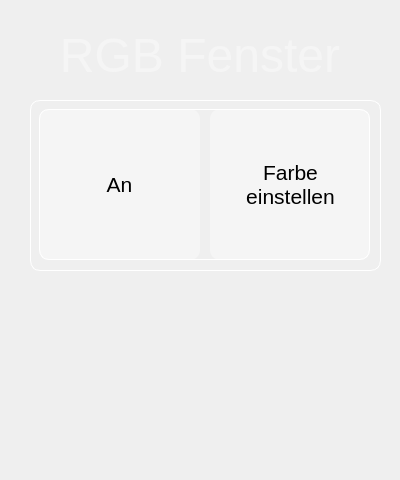
<?xml version="1.0" encoding="UTF-8"?>
<ui version="4.0">
 <class>RgbWand</class>
 <widget class="QDialog" name="RgbWand">
  <property name="geometry">
   <rect>
    <x>0</x>
    <y>0</y>
    <width>400</width>
    <height>480</height>
   </rect>
  </property>
  <property name="windowTitle">
   <string>Dialog</string>
  </property>
  <property name="styleSheet">
   <string notr="true">border:none;</string>
  </property>
  <widget class="QLabel" name="label">
   <property name="geometry">
    <rect>
     <x>0</x>
     <y>30</y>
     <width>400</width>
     <height>50</height>
    </rect>
   </property>
   <property name="font">
    <font>
     <pointsize>36</pointsize>
    </font>
   </property>
   <property name="styleSheet">
    <string notr="true">color:rgb(245,245,245);</string>
   </property>
   <property name="text">
    <string>RGB Fenster</string>
   </property>
   <property name="alignment">
    <set>Qt::AlignCenter</set>
   </property>
  </widget>
  <widget class="QPushButton" name="pushButton_back">
   <property name="geometry">
    <rect>
     <x>330</x>
     <y>410</y>
     <width>60</width>
     <height>60</height>
    </rect>
   </property>
   <property name="focusPolicy">
    <enum>Qt::NoFocus</enum>
   </property>
   <property name="text">
    <string/>
   </property>
   <property name="icon">
    <iconset resource="bilder.qrc">
     <normaloff>:/bilder/Icons/arrow_left_icon.png</normaloff>:/bilder/Icons/arrow_left_icon.png</iconset>
   </property>
   <property name="iconSize">
    <size>
     <width>50</width>
     <height>50</height>
    </size>
   </property>
   <property name="flat">
    <bool>true</bool>
   </property>
  </widget>
  <widget class="QGroupBox" name="groupBox">
   <property name="geometry">
    <rect>
     <x>30</x>
     <y>100</y>
     <width>351</width>
     <height>171</height>
    </rect>
   </property>
   <property name="styleSheet">
    <string notr="true">border: 1px solid white;
border-radius:10px;</string>
   </property>
   <property name="title">
    <string/>
   </property>
   <widget class="QWidget" name="horizontalLayoutWidget">
    <property name="geometry">
     <rect>
      <x>9</x>
      <y>9</y>
      <width>331</width>
      <height>151</height>
     </rect>
    </property>
    <layout class="QHBoxLayout" name="horizontalLayout">
     <property name="spacing">
      <number>10</number>
     </property>
     <item>
      <widget class="QGroupBox" name="groupBox_2">
       <property name="styleSheet">
        <string notr="true">background-color:rgba(255,255,255,100);
border:none;</string>
       </property>
       <property name="title">
        <string/>
       </property>
       <widget class="QPushButton" name="pushButton_toggle">
        <property name="geometry">
         <rect>
          <x>0</x>
          <y>0</y>
          <width>161</width>
          <height>151</height>
         </rect>
        </property>
        <property name="font">
         <font>
          <pointsize>16</pointsize>
         </font>
        </property>
        <property name="styleSheet">
         <string notr="true">border:none;
background-color:rgba(0,0,0,0);
color:rgb(0,0,0);</string>
        </property>
        <property name="text">
         <string>An</string>
        </property>
        <property name="flat">
         <bool>true</bool>
        </property>
       </widget>
      </widget>
     </item>
     <item>
      <widget class="QGroupBox" name="groupBox_3">
       <property name="styleSheet">
        <string notr="true">background-color:rgba(255,255,255,100);
border:none;</string>
       </property>
       <property name="title">
        <string/>
       </property>
       <widget class="QPushButton" name="pushButton_einst">
        <property name="geometry">
         <rect>
          <x>0</x>
          <y>0</y>
          <width>161</width>
          <height>151</height>
         </rect>
        </property>
        <property name="font">
         <font>
          <pointsize>16</pointsize>
         </font>
        </property>
        <property name="styleSheet">
         <string notr="true">border:none;
background-color:rgba(0,0,0,0);
color:rgb(0,0,0);</string>
        </property>
        <property name="text">
         <string>Farbe
einstellen</string>
        </property>
        <property name="flat">
         <bool>true</bool>
        </property>
       </widget>
      </widget>
     </item>
    </layout>
   </widget>
  </widget>
  <widget class="QFrame" name="frame">
   <property name="geometry">
    <rect>
     <x>0</x>
     <y>0</y>
     <width>400</width>
     <height>480</height>
    </rect>
   </property>
   <property name="styleSheet">
    <string notr="true">background-image: url(:/bilder/Icons/back_blue.png);</string>
   </property>
   <property name="frameShape">
    <enum>QFrame::StyledPanel</enum>
   </property>
   <property name="frameShadow">
    <enum>QFrame::Raised</enum>
   </property>
  </widget>
  <zorder>frame</zorder>
  <zorder>label</zorder>
  <zorder>pushButton_back</zorder>
  <zorder>groupBox</zorder>
 </widget>
 <resources>
  <include location="bilder.qrc"/>
 </resources>
 <connections/>
</ui>
